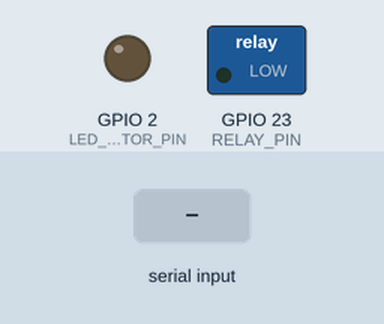
Recording of a sketch running on a simulated ESP32. Shown: switched loads named in the sketch (green lamp = pin HIGH), output pins drawn as LEDs (lit = HIGH). The inputs (shaded band) are chosen by the test bench. WiFi joins after 1.5 s; servers stay silent unless stated; uploads are accepted with an empty reply; what the sketch prints to the serial monitor is not drawn.

Above: at 0.1 s.
At 2.7 s:
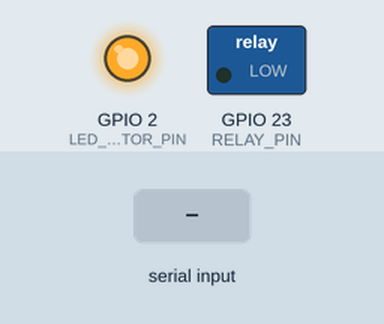
2.8 s: "1\n" received over the second serial link
At 4.2 s:
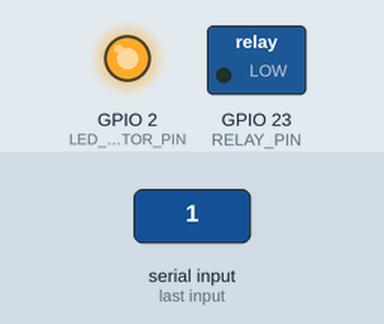
Timing chart, 0 to 5.8 s (numbered marks = the images above; inputs shaded):
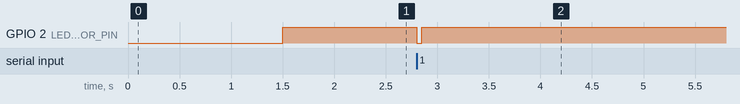

The sketch:

esp32_main_controller.ino
```cpp
#include <WiFi.h>
#include <HTTPClient.h>
#include <ArduinoJson.h>

// ---------------- WIFI ----------------
const char* ssid = "militante";
const char* password = "militante22";

// ---------------- API ----------------
const char* verifyApiUrl = "http://192.168.0.104:3000/api/verify-qr";
const char* statusApiUrl = "http://192.168.0.104:3000/api/machine-status?machineId=MACHINE_01";

const char* machineId = "MACHINE_01";

// ---------------- PINS ----------------
const int RELAY_PIN = 23;         // Water pump relay
const int LED_INDICATOR_PIN = 2;  // Built-in LED

// ---------------- STATE ----------------
unsigned long lastStatusPoll = 0;
const int POLL_INTERVAL_MS = 3000;

// ========================================================
// SETUP
// ========================================================
void setup() {

  Serial.begin(115200);

  // Serial2 for ESP32-CAM communication
  Serial2.begin(115200, SERIAL_8N1, 16, 17);

  pinMode(RELAY_PIN, OUTPUT);
  digitalWrite(RELAY_PIN, LOW);

  pinMode(LED_INDICATOR_PIN, OUTPUT);
  digitalWrite(LED_INDICATOR_PIN, LOW);

  // WiFi connect
  Serial.print("Connecting to WiFi");

  WiFi.begin(ssid, password);
  WiFi.setAutoReconnect(true);

  while (WiFi.status() != WL_CONNECTED) {
    delay(500);
    Serial.print(".");
  }

  Serial.println();
  Serial.println("WiFi Connected!");
  Serial.print("IP Address: ");
  Serial.println(WiFi.localIP());

  digitalWrite(LED_INDICATOR_PIN, HIGH);
}

// ========================================================
// SEND TOKEN TO SERVER
// ========================================================
void sendTokenToServer(String token) {

  if (WiFi.status() != WL_CONNECTED) {
    Serial.println("WiFi not connected");
    return;
  }

  HTTPClient http;

  http.begin(verifyApiUrl);
  http.addHeader("Content-Type", "application/json");

  StaticJsonDocument<256> doc;
  doc["token"] = token;
  doc["machineId"] = machineId;

  String payload;
  serializeJson(doc, payload);

  Serial.println("Sending Token:");
  Serial.println(payload);

  int httpResponseCode = http.POST(payload);

  if (httpResponseCode > 0) {

    Serial.print("Server Response Code: ");
    Serial.println(httpResponseCode);

    String response = http.getString();
    Serial.println(response);

  } else {

    Serial.print("HTTP Error: ");
    Serial.println(httpResponseCode);
  }

  http.end();
}

// ========================================================
// POLL SERVER FOR DISPENSE COMMAND
// ========================================================
void pollMachineStatus() {

  if (WiFi.status() != WL_CONNECTED) return;

  HTTPClient http;

  http.begin(statusApiUrl);

  int httpResponseCode = http.GET();

  if (httpResponseCode > 0) {

    String response = http.getString();
    Serial.println("Machine Status Response:");
    Serial.println(response);

    StaticJsonDocument<512> doc;

    DeserializationError error = deserializeJson(doc, response);

    if (!error) {

      bool approved = doc["approved"];

      if (approved) {

        int dispenseTimeMs = doc["dispenseTimeMs"];

        Serial.print("Dispensing water for ");
        Serial.print(dispenseTimeMs);
        Serial.println(" ms");

        digitalWrite(RELAY_PIN, HIGH);
        digitalWrite(LED_INDICATOR_PIN, HIGH);

        delay(dispenseTimeMs);

        digitalWrite(RELAY_PIN, LOW);
        digitalWrite(LED_INDICATOR_PIN, LOW);

        Serial.println("Dispense Complete");
      }
    }

  } else {

    Serial.print("Status Request Failed: ");
    Serial.println(httpResponseCode);
  }

  http.end();
}

// ========================================================
// MAIN LOOP
// ========================================================
void loop() {

  // 1️⃣ Receive QR token from ESP32-CAM
  if (Serial2.available()) {

    String scannedToken = Serial2.readStringUntil('\n');
    scannedToken.trim();

    if (scannedToken.length() > 0) {

      Serial.print("Token Received: ");
      Serial.println(scannedToken);

      // Blink LED
      digitalWrite(LED_INDICATOR_PIN, LOW);
      delay(50);
      digitalWrite(LED_INDICATOR_PIN, HIGH);

      sendTokenToServer(scannedToken);
    }
  }

  // 2️⃣ Poll server every few seconds
  if (millis() - lastStatusPoll > POLL_INTERVAL_MS) {

    pollMachineStatus();
    lastStatusPoll = millis();
  }
}
```

Measured:
- after the input at 2.8 s, GPIO 2 (LED_INDICATOR_PIN): HIGH → LOW at once, → HIGH 0.05 s later
